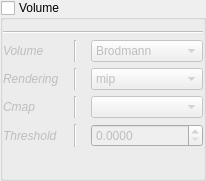
                <widget class="QGroupBox" name="grpVol">
                 <property name="title">
                  <string>Volume</string>
                 </property>
                 <property name="checkable">
                  <bool>true</bool>
                 </property>
                 <property name="checked">
                  <bool>false</bool>
                 </property>
                 <layout class="QVBoxLayout" name="verticalLayout_22">
                  <property name="leftMargin">
                   <number>0</number>
                  </property>
                  <property name="rightMargin">
                   <number>0</number>
                  </property>
                  <item>
                   <widget class="Line" name="line_83">
                    <property name="minimumSize">
                     <size>
                      <width>200</width>
                      <height>0</height>
                     </size>
                    </property>
                    <property name="orientation">
                     <enum>Qt::Horizontal</enum>
                    </property>
                   </widget>
                  </item>
                  <item>
                   <layout class="QGridLayout" name="gridLayout_18">
                    <item row="1" column="2">
                     <widget class="QComboBox" name="_volRendering">
                      <item>
                       <property name="text">
                        <string>mip</string>
                       </property>
                      </item>
                      <item>
                       <property name="text">
                        <string>translucent</string>
                       </property>
                      </item>
                      <item>
                       <property name="text">
                        <string>additive</string>
                       </property>
                      </item>
                      <item>
                       <property name="text">
                        <string>iso</string>
                       </property>
                      </item>
                     </widget>
                    </item>
                    <item row="3" column="2">
                     <widget class="QDoubleSpinBox" name="_volIsoTh">
                      <property name="decimals">
                       <number>4</number>
                      </property>
                      <property name="maximum">
                       <double>0.999900000000000</double>
                      </property>
                      <property name="singleStep">
                       <double>0.025000000000000</double>
                      </property>
                     </widget>
                    </item>
                    <item row="0" column="1">
                     <widget class="Line" name="line_84">
                      <property name="minimumSize">
                       <size>
                        <width>20</width>
                        <height>0</height>
                       </size>
                      </property>
                      <property name="orientation">
                       <enum>Qt::Vertical</enum>
                      </property>
                     </widget>
                    </item>
                    <item row="2" column="0">
                     <widget class="QLabel" name="label_60">
                      <property name="font">
                       <font>
                        <italic>true</italic>
                       </font>
                      </property>
                      <property name="text">
                       <string>Cmap</string>
                      </property>
                     </widget>
                    </item>
                    <item row="2" column="1">
                     <widget class="Line" name="line_88">
                      <property name="minimumSize">
                       <size>
                        <width>20</width>
                        <height>0</height>
                       </size>
                      </property>
                      <property name="orientation">
                       <enum>Qt::Vertical</enum>
                      </property>
                     </widget>
                    </item>
                    <item row="3" column="0">
                     <widget class="QLabel" name="label_61">
                      <property name="font">
                       <font>
                        <italic>true</italic>
                       </font>
                      </property>
                      <property name="text">
                       <string>Threshold</string>
                      </property>
                     </widget>
                    </item>
                    <item row="1" column="1">
                     <widget class="Line" name="line_85">
                      <property name="minimumSize">
                       <size>
                        <width>20</width>
                        <height>0</height>
                       </size>
                      </property>
                      <property name="orientation">
                       <enum>Qt::Vertical</enum>
                      </property>
                     </widget>
                    </item>
                    <item row="0" column="2">
                     <widget class="QComboBox" name="_volDiv">
                      <item>
                       <property name="text">
                        <string>Brodmann</string>
                       </property>
                      </item>
                      <item>
                       <property name="text">
                        <string>AAL</string>
                       </property>
                      </item>
                     </widget>
                    </item>
                    <item row="1" column="0">
                     <widget class="QLabel" name="label_58">
                      <property name="font">
                       <font>
                        <italic>true</italic>
                       </font>
                      </property>
                      <property name="text">
                       <string>Rendering</string>
                      </property>
                     </widget>
                    </item>
                    <item row="2" column="2">
                     <widget class="QComboBox" name="_volCmap"/>
                    </item>
                    <item row="0" column="0">
                     <widget class="QLabel" name="label_57">
                      <property name="font">
                       <font>
                        <italic>true</italic>
                       </font>
                      </property>
                      <property name="text">
                       <string>Volume</string>
                      </property>
                     </widget>
                    </item>
                    <item row="3" column="1">
                     <widget class="Line" name="line_89">
                      <property name="minimumSize">
                       <size>
                        <width>20</width>
                        <height>0</height>
                       </size>
                      </property>
                      <property name="orientation">
                       <enum>Qt::Vertical</enum>
                      </property>
                     </widget>
                    </item>
                    <item row="4" column="2">
                     <spacer name="horizontalSpacer_3">
                      <property name="orientation">
                       <enum>Qt::Horizontal</enum>
                      </property>
                      <property name="sizeHint" stdset="0">
                       <size>
                        <width>40</width>
                        <height>20</height>
                       </size>
                      </property>
                     </spacer>
                    </item>
                   </layout>
                  </item>
                 </layout>
                </widget>
